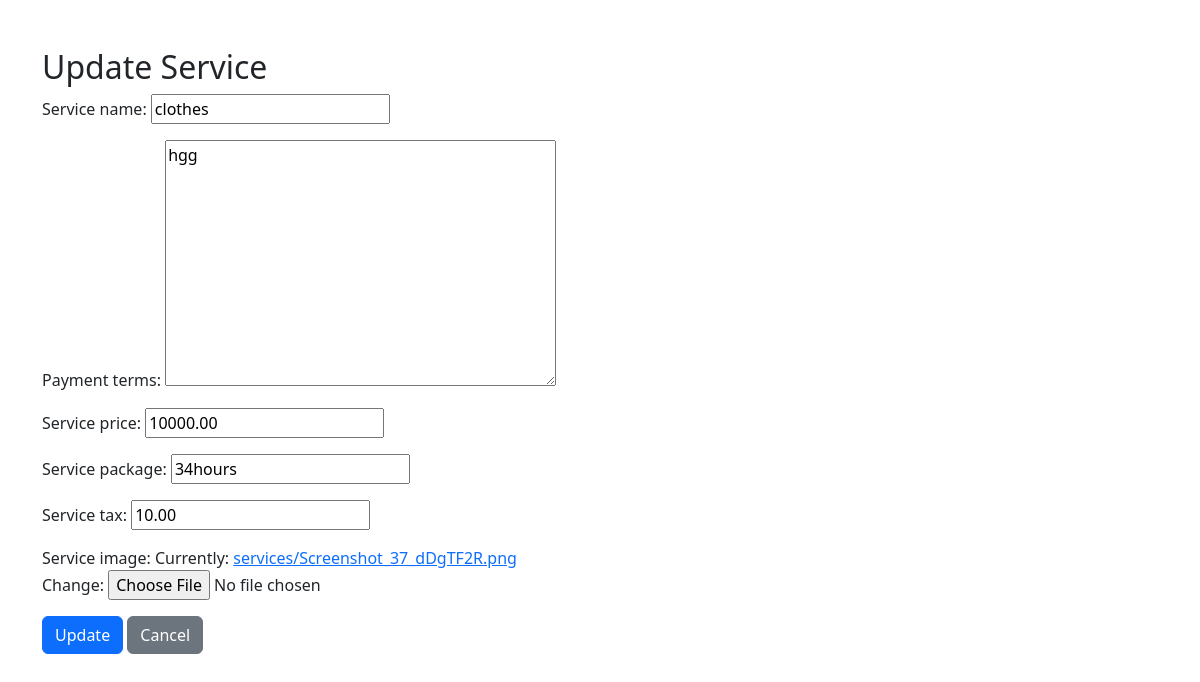
The app's page /services/3/update/ with its own data.
### It_Services/models.py (models this page shows)
class Service(models.Model):
    id = models.AutoField(primary_key=True)
    service_name = models.CharField(max_length=100)
    payment_terms = models.TextField()
    service_price = models.DecimalField(max_digits=10, decimal_places=2)
    service_package = models.CharField(max_length=100)
    service_tax = models.DecimalField(max_digits=5, decimal_places=2)
    service_image = models.ImageField(upload_to='services/')

### It_Services/views.py (the view)
# urls.py: path('services/<int:pk>/update/', views.update_service, name='update_service'),
def update_service(request, pk):
    service = get_object_or_404(Service, pk=pk)
    form = ServiceForm(request.POST or None, instance=service)
    if form.is_valid():
        form.save()
        return service_list(request)
    return render(request, 'update_service.html', {'form': form, 'service': service})

### It_Services/forms.py
class ServiceForm(forms.ModelForm):
    class Meta:
        model = Service
        fields = ['service_name', 'payment_terms', 'service_price', 'service_package', 'service_tax', 'service_image']

### templates/update_service.html (shortened to what this page needs)
<!doctype html>
<html lang="en">
<head>
    <link href="https://cdn.jsdelivr.net/npm/bootstrap@5.3.3/dist/css/bootstrap.min.css" rel="stylesheet">
</head>
<body>
    <div class="container mt-5">
        <h2>Update Service</h2>
        <form action="/items" method="post" enctype="multipart/form-data">
            {{ form.as_p }}
            <button type="submit" class="btn btn-primary">Update</button>
            <a href="{% url 'service_detail' service.pk %}" class="btn btn-secondary">Cancel</a>
        </form>
    </div>
</body>
</html>

### records on screen
Service: service_name "clothes", payment_terms "hgg", service_price "10000.00", service_package "34hours", service_tax "10.00"
